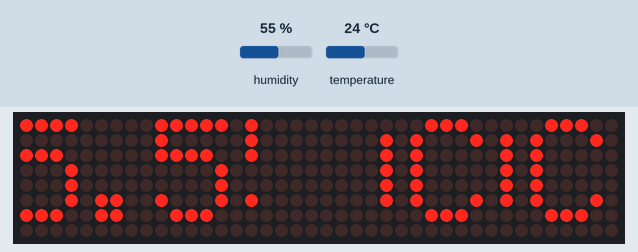
Simulated run of this sketch. Board: Arduino Uno, built with avr-gcc and run on an emulated ATmega328P. On the bench: 40×8 LED matrix. The inputs (shaded band) are chosen by the test bench; at power-on: humidity 55 %, temperature 24 °C. What the sketch prints to the serial monitor is not drawn.

Above: at 6.64 s.
7.8 s: humidity set to 22 %
At 8.16 s:
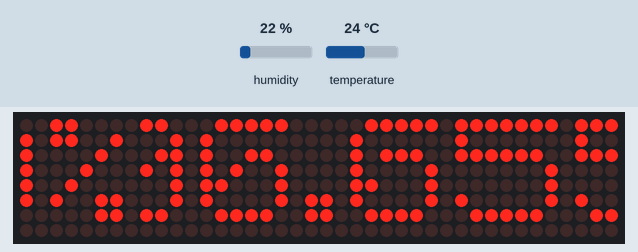
15.6 s: temperature set to 12 °C
At 15.63 s:
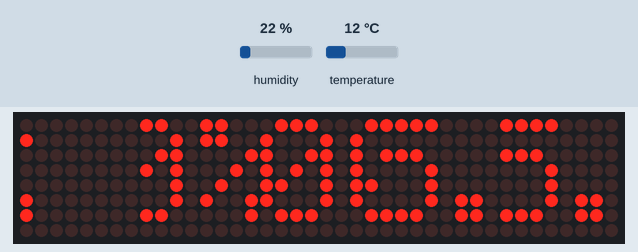
23.4 s: humidity set to 40 %
31.2 s: temperature set to 19 °C
At 37.05 s:
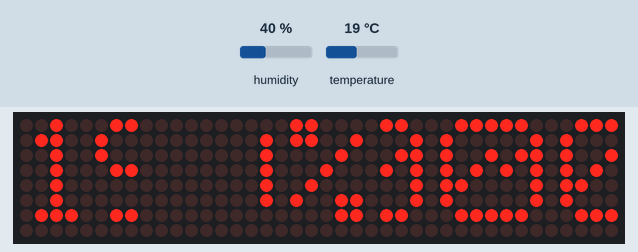
39.0 s: humidity set to 68 %
46.8 s: temperature set to 28 °C
At 50.35 s:
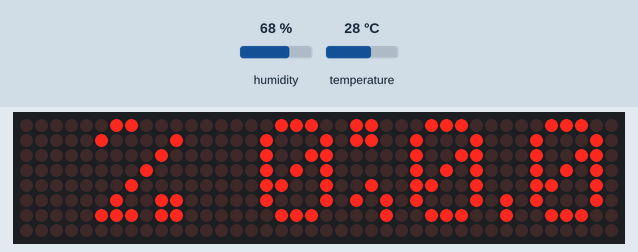

The sketch:

es_geht.ino
```cpp
/*  Dot matrix control Scrolling
 *  Tutorial: https://www.electronoobs.com/eng_arduino_tut56.php
    Schematic: https://www.electronoobs.com/eng_arduino_tut56_sch1.php
    LedControl library: https://www.electronoobs.com/eng_arduino_ledcontrol.php
*/

#include <LedControl.h>   //LedControl library: https://www.electronoobs.com/ledcontrol.php
#include "DHT.h"

// Nötige Pins für Sensor definieren
#define DHTPIN 2
#define DHTTYPE DHT11   // DHT 11
DHT dht(DHTPIN, DHTTYPE);

// display Definieren
const int numDevices = 5;      // number of MAX7219s used in this case 2
const long scrollDelay = 60;   // adjust scrolling speed
unsigned long bufferLong [100] = {0};

LedControl lc=LedControl(12,11,10,numDevices);//DATA | CLK | CS/LOAD | number of matrices

char scrollText[100];

///////////////////////////////////////////////////////////////////////////////////////////////////////////////////

const unsigned char font5x7 [] PROGMEM = {     //
    B00000000,  //Space (Char 0x20)
    B00000000,
    B00000000,
    B00000000,
    B00000000,
    B00000000,
    B00000000,
    3,//cambias el tamaño del espacio entre letras

    B01000000,  //!
    B01000000,
    B01000000,
    B01000000,
    B01000000,
    B00000000,
    B01000000,
    2,

    B10100000,  //"
    B10100000,
    B10100000,
    B00000000,
    B00000000,
    B00000000,
    B00000000,
    4,

    B01010000,  //#
    B01010000,
    B11111000,
    B01010000,
    B11111000,
    B01010000,
    B01010000,
    6,

    B00100000,  //$
    B01111000,
    B10100000,
    B01110000,
    B00101000,
    B11110000,
    B00100000,
    6,

    B11000000,  //%
    B11001000,
    B00010000,
    B00100000,
    B01000000,
    B10011000,
    B00011000,
    6,

    B01100000,  //&
    B10010000,
    B10100000,
    B01000000,
    B10101000,
    B10010000,
    B01101000,
    6,

    B11000000,  //'
    B01000000,
    B10000000,
    B00000000,
    B00000000,
    B00000000,
    B00000000,
    3,

    B00100000,  //(
    B01000000,
    B10000000,
    B10000000,
    B10000000,
    B01000000,
    B00100000,
    4,

    B10000000,  //)
    B01000000,
    B00100000,
    B00100000,
    B00100000,
    B01000000,
    B10000000,
    4,

    B00000000,  //*
    B00100000,
    B10101000,
    B01110000,
    B10101000,
    B00100000,
    B00000000,
    6,

    B00000000,  //+
    B00100000,
    B00100000,
    B11111000,
    B00100000,
    B00100000,
    B00000000,
    6,

    B00000000,  //,
    B00000000,
    B00000000,
    B00000000,
    B11000000,
    B01000000,
    B10000000,
    3,

    B00000000,  //-
    B00000000,
    B11111000,
    B00000000,
    B00000000,
    B00000000,
    B00000000,
    6,

    B00000000,  //.
    B00000000,
    B00000000,
    B00000000,
    B00000000,
    B11000000,
    B11000000,
    3,

    B00000000,  ///
    B00001000,
    B00010000,
    B00100000,
    B01000000,
    B10000000,
    B00000000,
    6,

    B01110000,  //0
    B10001000,
    B10011000,
    B10101000,
    B11001000,
    B10001000,
    B01110000,
    6,

    B01000000,  //1
    B11000000,
    B01000000,
    B01000000,
    B01000000,
    B01000000,
    B11100000,
    4,

    B01110000,  //2
    B10001000,
    B00001000,
    B00010000,
    B00100000,
    B01000000,
    B11111000,
    6,

    B11111000,  //3
    B00010000,
    B00100000,
    B00010000,
    B00001000,
    B10001000,
    B01110000,
    6,

    B00010000,  //4
    B00110000,
    B01010000,
    B10010000,
    B11111000,
    B00010000,
    B00010000,
    6,

    B11111000,  //5
    B10000000,
    B11110000,
    B00001000,

    B00001000,
    B10001000,
    B01110000,
    6,

    B00110000,  //6
    B01000000,
    B10000000,
    B11110000,
    B10001000,
    B10001000,
    B01110000,
    6,

    B11111000,  //7
    B10001000,
    B00001000,
    B00010000,
    B00100000,
    B00100000,
    B00100000,
    6,

    B01110000,  //8
    B10001000,
    B10001000,
    B01110000,
    B10001000,
    B10001000,
    B01110000,
    6,

    B01110000,  //9
    B10001000,
    B10001000,
    B01111000,
    B00001000,
    B00010000,
    B01100000,
    6,

    B00000000,  //:
    B11000000,
    B11000000,
    B00000000,
    B11000000,
    B11000000,
    B00000000,
    3,

    B00000000,  //;
    B11000000,
    B11000000,
    B00000000,
    B11000000,
    B01000000,
    B10000000,
    3,

    B00010000,  //<
    B00100000,
    B01000000,
    B10000000,
    B01000000,
    B00100000,
    B00010000,
    5,

    B00000000,  //=
    B00000000,
    B11111000,
    B00000000,
    B11111000,
    B00000000,
    B00000000,
    6,

    B10000000,  //>
    B01000000,
    B00100000,
    B00010000,
    B00100000,
    B01000000,
    B10000000,
    5,

    B01110000,  //?
    B10001000,
    B00001000,
    B00010000,
    B00100000,
    B00000000,
    B00100000,
    6,

    B01110000,  //@
    B10001000,
    B00001000,
    B01101000,
    B10101000,
    B10101000,
    B01110000,
    6,

    B01110000,  //A
    B10001000,
    B10001000,
    B10001000,
    B11111000,
    B10001000,
    B10001000,
    6,

    B11110000,  //B
    B10001000,
    B10001000,
    B11110000,
    B10001000,
    B10001000,
    B11110000,
    6,

    B01110000,  //C
    B10001000,
    B10000000,
    B10000000,
    B10000000,
    B10001000,
    B01110000,
    6,

    B11100000,  //D
    B10010000,
    B10001000,
    B10001000,
    B10001000,
    B10010000,
    B11100000,
    6,

    B11111000,  //E
    B10000000,
    B10000000,
    B11110000,
    B10000000,
    B10000000,
    B11111000,
    6,

    B11111000,  //F
    B10000000,
    B10000000,
    B11110000,
    B10000000,
    B10000000,
    B10000000,
    6,

    B01110000,  //G
    B10001000,
    B10000000,
    B10111000,
    B10001000,
    B10001000,
    B01111000,
    6,

    B10001000,  //H
    B10001000,
    B10001000,
    B11111000,
    B10001000,
    B10001000,
    B10001000,
    6,

    B11100000,  //I
    B01000000,
    B01000000,
    B01000000,
    B01000000,
    B01000000,
    B11100000,
    4,

    B00111000,  //J
    B00010000,
    B00010000,
    B00010000,
    B00010000,
    B10010000,
    B01100000,
    6,

    B10001000,  //K
    B10010000,
    B10100000,
    B11000000,
    B10100000,
    B10010000,
    B10001000,
    6,

    B10000000,  //L
    B10000000,
    B10000000,
    B10000000,
    B10000000,
    B10000000,
    B11111000,
    6,

    B10001000,  //M
    B11011000,
    B10101000,
    B10101000,
    B10001000,
    B10001000,
    B10001000,
    6,

    B10001000,  //N
    B10001000,
    B11001000,
    B10101000,
    B10011000,
    B10001000,
    B10001000,
    6,

    B01110000,  //O
    B10001000,
    B10001000,
    B10001000,
    B10001000,
    B10001000,
    B01110000,
    6,

    B11110000,  //P
    B10001000,
    B10001000,
    B11110000,
    B10000000,
    B10000000,
    B10000000,
    6,

    B01110000,  //Q
    B10001000,
    B10001000,
    B10001000,
    B10101000,
    B10010000,
    B01101000,
    6,

    B11110000,  //R
    B10001000,
    B10001000,
    B11110000,
    B10100000,
    B10010000,
    B10001000,
    6,

    B01111000,  //S
    B10000000,
    B10000000,
    B01110000,
    B00001000,
    B00001000,
    B11110000,
    6,

    B11111000,  //T
    B00100000,
    B00100000,
    B00100000,
    B00100000,
    B00100000,
    B00100000,
    6,

    B10001000,  //U
    B10001000,
    B10001000,
    B10001000,
    B10001000,
    B10001000,

    B01110000,
    6,

    B10001000,  //V
    B10001000,
    B10001000,
    B10001000,
    B10001000,
    B01010000,
    B00100000,
    6,

    B10001000,  //W
    B10001000,
    B10001000,
    B10101000,
    B10101000,
    B10101000,
    B01010000,
    6,

    B10001000,  //X
    B10001000,
    B01010000,
    B00100000,
    B01010000,
    B10001000,
    B10001000,
    6,

    B10001000,  //Y
    B10001000,
    B10001000,
    B01010000,
    B00100000,
    B00100000,
    B00100000,
    6,

    B11111000,  //Z
    B00001000,
    B00010000,
    B00100000,
    B01000000,
    B10000000,
    B11111000,
    6,

    B11100000,  //[
    B10000000,
    B10000000,
    B10000000,
    B10000000,
    B10000000,
    B11100000,
    4,

    B00000000,  //(Backward Slash)
    B10000000,
    B01000000,
    B00100000,
    B00010000,
    B00001000,
    B00000000,
    6,

    B11100000,  //]
    B00100000,
    B00100000,
    B00100000,
    B00100000,
    B00100000,
    B11100000,
    4,

    B00100000,  //^
    B01010000,
    B10001000,
    B00000000,
    B00000000,
    B00000000,
    B00000000,
    6,

    B00000000,  //_
    B00000000,
    B00000000,
    B00000000,
    B00000000,
    B00000000,
    B11111000,
    6,

    B10000000,  //`
    B01000000,
    B00100000,
    B00000000,
    B00000000,
    B00000000,
    B00000000,
    4,

    B00000000,  //a
    B00000000,
    B01110000,
    B00001000,
    B01111000,
    B10001000,
    B01111000,
    6,

    B10000000,  //b
    B10000000,
    B10110000,
    B11001000,
    B10001000,
    B10001000,
    B11110000,
    6,

    B00000000,  //c
    B00000000,
    B01110000,
    B10001000,
    B10000000,
    B10001000,
    B01110000,
    6,

    B00001000,  //d
    B00001000,
    B01101000,
    B10011000,
    B10001000,
    B10001000,
    B01111000,
    6,

    B00000000,  //e
    B00000000,
    B01110000,
    B10001000,
    B11111000,
    B10000000,
    B01110000,
    6,

    B00110000,  //f
    B01001000,
    B01000000,
    B11100000,
    B01000000,
    B01000000,
    B01000000,
    6,

    B00000000,  //g
    B01111000,
    B10001000,
    B10001000,
    B01111000,
    B00001000,
    B01110000,
    6,

    B10000000,  //h
    B10000000,
    B10110000,
    B11001000,
    B10001000,
    B10001000,
    B10001000,
    6,

    B01000000,  //i
    B00000000,
    B11000000,
    B01000000,
    B01000000,
    B01000000,
    B11100000,
    4,

    B00010000,  //j
    B00000000,
    B00110000,
    B00010000,
    B00010000,
    B10010000,
    B01100000,
    5,

    B10000000,  //k
    B10000000,
    B10010000,
    B10100000,
    B11000000,
    B10100000,
    B10010000,
    5,

    B11000000,  //l
    B01000000,
    B01000000,
    B01000000,
    B01000000,
    B01000000,
    B11100000,
    4,

    B00000000,  //m
    B00000000,
    B11010000,
    B10101000,
    B10101000,
    B10001000,
    B10001000,
    6,

    B00000000,  //n
    B00000000,
    B10110000,
    B11001000,
    B10001000,
    B10001000,
    B10001000,
    6,

    B00000000,  //o
    B00000000,
    B01110000,
    B10001000,
    B10001000,
    B10001000,
    B01110000,
    6,

    B00000000,  //p
    B00000000,
    B11110000,
    B10001000,
    B11110000,
    B10000000,
    B10000000,
    6,

    B00000000,  //q
    B00000000,
    B01101000,
    B10011000,
    B01111000,
    B00001000,
    B00001000,
    6,

    B00000000,  //r
    B00000000,
    B10110000,
    B11001000,
    B10000000,
    B10000000,
    B10000000,
    6,

    B00000000,  //s
    B00000000,
    B01110000,
    B10000000,
    B01110000,
    B00001000,
    B11110000,
    6,

    B01000000,  //t
    B01000000,
    B11100000,
    B01000000,
    B01000000,
    B01001000,
    B00110000,
    6,

    B00000000,  //u
    B00000000,
    B10001000,
    B10001000,
    B10001000,
    B10011000,
    B01101000,
    6,

    B00000000,  //v
    B00000000,
    B10001000,
    B10001000,
    B10001000,
    B01010000,
    B00100000,
    6,

    B00000000,  //w
    B00000000,
    B10001000,
    B10101000,
    B10101000,
    B10101000,
    B01010000,
    6,

    B00000000,  //x
    B00000000,
    B10001000,
    B01010000,
    B00100000,
    B01010000,
    B10001000,
    6,

    B00000000,  //y
    B00000000,
    B10001000,
    B10001000,
    B01111000,
    B00001000,
    B01110000,
    6,

    B00000000,  //z
    B00000000,
    B11111000,
    B00010000,
    B00100000,
    B01000000,
    B11111000,
    6,

    B00100000,  //{
    B01000000,
    B01000000,
    B10000000,
    B01000000,
    B01000000,
    B00100000,
    4,

    B10000000,  //|
    B10000000,
    B10000000,
    B10000000,
    B10000000,
    B10000000,
    B10000000,
    2,

    B10000000,  //}
    B01000000,
    B01000000,
    B00100000,
    B01000000,
    B01000000,
    B10000000,
    4,

    B00000000,  //~
    B00000000,
    B00000000,
    B01101000,
    B10010000,
    B00000000,
    B00000000,
    6,

    B01100000,  // (Char 0x7F)
    B10010000,
    B10010000,
    B01100000,
    B00000000,
    B00000000,
    B00000000,
    5,

    B00000000,  // smiley
    B01100000,
    B01100110,
    B00000000,
    B10000001,
    B01100110,
    B00011000,
    5
};

void setup()
{
  Serial.begin(9600);
  Serial.println("KY-015 Test - Temperatur und Luftfeuchtigkeits-Test:");

  for (int x=0; x<numDevices; x++)
  {
    lc.shutdown(x,false);       //The MAX72XX is in power-saving mode on startup
    lc.setIntensity(x,8);       // Set the brightness to default value
    lc.clearDisplay(x);         // and clear the display
  }
}

void loop(){
  // beginn der Messung
  dht.begin();

  // string erstellen mit den daten des Sensors
  char lonstr[100];
  String msg = "";
  msg+=String(getTemperatur(),2);
  msg+="C   ";
  msg+=String(getHumidity(),2);
  msg+="%   ";

  // String in Char Array umwandeln
  msg.toCharArray(lonstr, 100);

  // scroll Message Funktion aufrufen und array übergeben
  scrollMessage(lonstr);   //scrollFont();
}

float getTemperatur(){
    // Temperatur wird gemessen
    float value = dht.readTemperature();

    // überprüfung der Messsung
    if (isnan(value)) {
      Serial.println("Fehler");
      return value;
    }
   return value;

}

float getHumidity(){

    // Luftfeuchtigkeit wird gemessen
    float value = dht.readHumidity();

    // überprüfung der Messsung
    if (isnan(value)) {
      Serial.println("Fehler");
      return value;
    }
   return value;

}


void scrollFont() {
    for (int counter=0x20;counter<0x80;counter++){
        loadBufferLong(counter);
        delay(500);
    }
}

// Scroll Message
void scrollMessage(const char * messageString) {
    int index = strlen(messageString);
    for (int i=0; i <= index; i++){
      // Serial.println(messageString[i]);
      int asscistring = int(messageString[i]);;
      loadBufferLong(asscistring);
      delay(10);
    }
}
// Load character into scroll buffer
void loadBufferLong(int ascii){
    if (ascii >= 0x20 && ascii <=0x7f){
        for (int a=0;a<7;a++){                      // Loop 7 times for a 5x7 font
            unsigned long c = pgm_read_byte_near(font5x7 + ((ascii - 0x20) * 8) + a);     // Index into character table to get row data
            unsigned long x = bufferLong [a*2];     // Load current scroll buffer
            x = x | c;                              // OR the new character onto end of current
            bufferLong [a*2] = x;                   // Store in buffer
        }
        byte count = pgm_read_byte_near(font5x7 +((ascii - 0x20) * 8) + 7);     // Index into character table for kerning data
        for (byte x=0; x<count;x++){
            rotateBufferLong();
            printBufferLong();
            delay(scrollDelay);
        }
    }
}
// Rotate the buffer
void rotateBufferLong(){
    for (int a=0;a<7;a++){                      // Loop 7 times for a 5x7 font
        unsigned long x = bufferLong [a*2];     // Get low buffer entry
        byte b = bitRead(x,31);                 // Copy high order bit that gets lost in rotation
        x = x<<1;                               // Rotate left one bit
        bufferLong [a*2] = x;                   // Store new low buffer
        x = bufferLong [a*2+1];                 // Get high buffer entry
        x = x<<1;                               // Rotate left one bit
        bitWrite(x,0,b);                        // Store saved bit
        bufferLong [a*2+1] = x;                 // Store new high buffer
    }
}

// Display Buffer on LED matrix
void printBufferLong(){
  for (int a=0;a<7;a++){                    // Loop 7 times for a 5x7 font
    unsigned long x = bufferLong [a*2+1];   // Get high buffer entry
    byte y = x;


    lc.setRow(0,a,y);
    y = (x>>8);

    lc.setRow(1,a,y);
    y = (x>>16);

    lc.setRow(2,a,y);
    y = (x>>24);

    lc.setRow(3,a,y);
    y = (x>>24);

    lc.setRow(4,a,y);
    unsigned long xtwo = bufferLong [a*2+1];
    y = (xtwo>>24);


  }
}
```

Measured:
- after the input at 31.2 s, the display: first differs from a run without the input after 5.7 s (image 3 shows a later state)
- after the input at 46.8 s, the display: first differs from a run without the input after 3.4 s (image 4 shows a later state)
